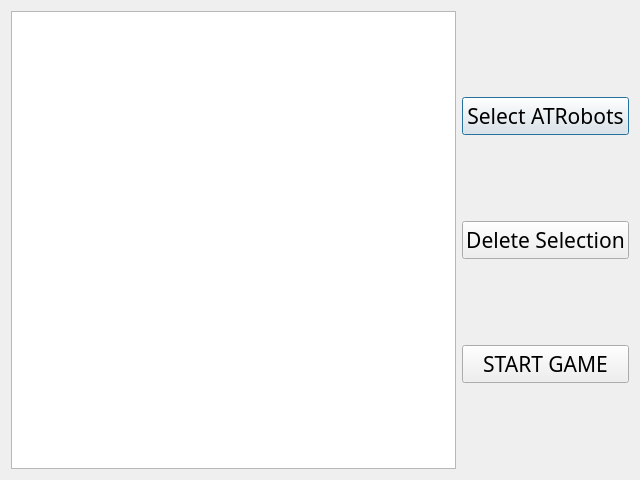
<?xml version="1.0" encoding="UTF-8"?>
<ui version="4.0">
 <class>RobotSelection</class>
 <widget class="QDialog" name="RobotSelection">
  <property name="geometry">
   <rect>
    <x>0</x>
    <y>0</y>
    <width>640</width>
    <height>480</height>
   </rect>
  </property>
  <property name="windowTitle">
   <string>ATRobot Selection</string>
  </property>
  <layout class="QHBoxLayout" name="horizontalLayout">
   <item>
    <widget class="QListWidget" name="listWidget"/>
   </item>
   <item>
    <layout class="QVBoxLayout" name="verticalLayout">
     <property name="spacing">
      <number>0</number>
     </property>
     <property name="sizeConstraint">
      <enum>QLayout::SetDefaultConstraint</enum>
     </property>
     <item>
      <widget class="QPushButton" name="pushButton">
       <property name="font">
        <font>
         <family>ROG Fonts v1.6</family>
         <pointsize>16</pointsize>
        </font>
       </property>
       <property name="toolTip">
        <string>Select your ATRobot from the windows file explorer.</string>
       </property>
       <property name="text">
        <string>Select ATRobots</string>
       </property>
      </widget>
     </item>
     <item>
      <widget class="QPushButton" name="pushButton_2">
       <property name="font">
        <font>
         <family>ROG Fonts v1.6</family>
         <pointsize>16</pointsize>
        </font>
       </property>
       <property name="toolTip">
        <string>Select your ATRobot from the windows file explorer.</string>
       </property>
       <property name="text">
        <string>Delete Selection</string>
       </property>
      </widget>
     </item>
     <item>
      <widget class="QPushButton" name="pushButton_3">
       <property name="font">
        <font>
         <family>ROG Fonts v1.6</family>
         <pointsize>16</pointsize>
        </font>
       </property>
       <property name="toolTip">
        <string>Select your ATRobot from the windows file explorer.</string>
       </property>
       <property name="text">
        <string>START GAME</string>
       </property>
      </widget>
     </item>
    </layout>
   </item>
  </layout>
 </widget>
 <resources/>
 <connections/>
</ui>
